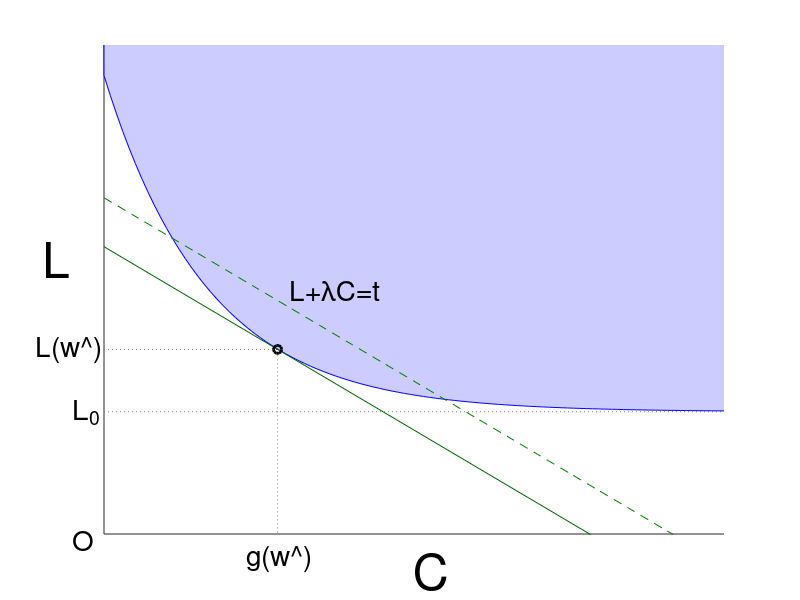

MATLAB code to generate this figure:
C=linspace(0,20,100);
tt=[0:max(C)];
P=75;
t=47; % 42.68; % 48.47;
lmd=3;
c=5.6;

f=@(x)max(20,20+55*exp(-0.3*x));

patch([0,C,max(C)],[80,f(C),80],[0.8, 0.8 1],'edgecolor','none');
hold on;
h=plot([0 max(C)], [20, 20], ':',...
       [0 c c], [t-lmd*c, t-lmd*c, 0], ':',...%       tt, P-2*55*tt, '--',...
       C, f(C), ...
       [0 0], [P, P+5],...
       tt, 55-lmd*tt, '--',...
       tt, t-lmd*tt, ...
       c, t-lmd*c, 'ok', 'linewidth', 2);

set(h(1:2),'color',[.5 .5 .5]);
%set(h(3),'color', [.4 .8 .4]);
set(h(3:4),'color',[0 0 1]);
set(h(5),'color',[0 .5 0]);
set(h(6),'color',[0 .4 0]);
ylim([0 80]);
grid off;
set(gca,'xtick',[],'ytick',[]);
text(-1,20,'L_0','fontsize',20);
text(-2.2,t-lmd*c,'L(w^)','fontsize',20,'interpreter','none');
text(c-1, -4, 'g(w\^)','fontsize',20);
text(6,58-3*6,'L+{\lambda}C=t','fontsize',20);
text(-1,-1, 'O', 'fontsize', 20);

text(10,-6,'C','fontsize',36);
text(-2,45,'L','fontsize',36);